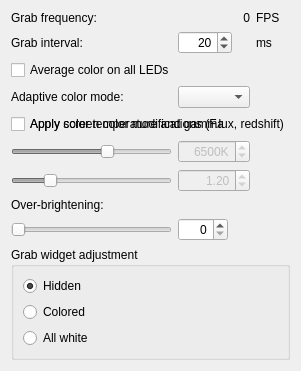
          <widget class="QWidget" name="page">
           <layout class="QVBoxLayout" name="verticalLayout_8">
            <item>
             <layout class="QGridLayout" name="gridLayout" rowstretch="0,0,0,0,0,0,0,0,0">
              <item row="4" column="0" colspan="3">
               <widget class="QCheckBox" name="checkBox_GrabApplyBlueLightReduction">
                <property name="text">
                 <string>Apply screen color modifications (F.lux, redshift)</string>
                </property>
                <property name="tristate">
                 <bool>false</bool>
                </property>
               </widget>
              </item>
              <item row="0" column="2">
               <widget class="QLabel" name="label_GrabFrequency_txt_fps">
                <property name="text">
                 <string>FPS</string>
                </property>
                <property name="alignment">
                 <set>Qt::AlignLeading|Qt::AlignLeft|Qt::AlignVCenter</set>
                </property>
                <property name="textInteractionFlags">
                 <set>Qt::LinksAccessibleByMouse|Qt::TextSelectableByMouse</set>
                </property>
               </widget>
              </item>
              <item row="1" column="1">
               <widget class="QSpinBox" name="spinBox_GrabSlowdown">
                <property name="sizePolicy">
                 <sizepolicy hsizetype="Fixed" vsizetype="Fixed">
                  <horstretch>0</horstretch>
                  <verstretch>0</verstretch>
                 </sizepolicy>
                </property>
                <property name="minimumSize">
                 <size>
                  <width>50</width>
                  <height>0</height>
                 </size>
                </property>
                <property name="alignment">
                 <set>Qt::AlignRight|Qt::AlignTrailing|Qt::AlignVCenter</set>
                </property>
                <property name="minimum">
                 <number>1</number>
                </property>
                <property name="maximum">
                 <number>1000</number>
                </property>
                <property name="value">
                 <number>20</number>
                </property>
               </widget>
              </item>
              <item row="0" column="0">
               <widget class="QLabel" name="label_GrabFrequency_txt">
                <property name="sizePolicy">
                 <sizepolicy hsizetype="Expanding" vsizetype="Maximum">
                  <horstretch>0</horstretch>
                  <verstretch>0</verstretch>
                 </sizepolicy>
                </property>
                <property name="font">
                 <font>
                  <weight>50</weight>
                  <bold>false</bold>
                 </font>
                </property>
                <property name="text">
                 <string>Grab frequency:</string>
                </property>
                <property name="alignment">
                 <set>Qt::AlignLeading|Qt::AlignLeft|Qt::AlignVCenter</set>
                </property>
               </widget>
              </item>
              <item row="8" column="2">
               <widget class="QPushButton" name="pushButton_grabOverBrightenHelp">
                <property name="sizePolicy">
                 <sizepolicy hsizetype="Fixed" vsizetype="Fixed">
                  <horstretch>0</horstretch>
                  <verstretch>0</verstretch>
                 </sizepolicy>
                </property>
                <property name="styleSheet">
                 <string notr="true">margin: 0px;</string>
                </property>
                <property name="text">
                 <string/>
                </property>
                <property name="icon">
                 <iconset resource="../res/LightpackResources.qrc">
                  <normaloff>:/icons/help.png</normaloff>:/icons/help.png</iconset>
                </property>
                <property name="flat">
                 <bool>true</bool>
                </property>
               </widget>
              </item>
              <item row="8" column="0">
               <widget class="QSlider" name="horizontalSlider_GrabOverBrighten">
                <property name="sizePolicy">
                 <sizepolicy hsizetype="Minimum" vsizetype="Fixed">
                  <horstretch>0</horstretch>
                  <verstretch>0</verstretch>
                 </sizepolicy>
                </property>
                <property name="whatsThis">
                 <string>&lt;h4&gt;Over-brightening&lt;/h4&gt; To achieve a higher overall brightness, Prismatik will set the LEDs to maximum even if the grabbed color is not at full brightness.</string>
                </property>
                <property name="maximum">
                 <number>100</number>
                </property>
                <property name="orientation">
                 <enum>Qt::Horizontal</enum>
                </property>
               </widget>
              </item>
              <item row="1" column="0">
               <widget class="QLabel" name="label_SlowdownGrab_txt">
                <property name="sizePolicy">
                 <sizepolicy hsizetype="Expanding" vsizetype="Preferred">
                  <horstretch>0</horstretch>
                  <verstretch>0</verstretch>
                 </sizepolicy>
                </property>
                <property name="font">
                 <font>
                  <weight>50</weight>
                  <bold>false</bold>
                 </font>
                </property>
                <property name="text">
                 <string>Grab interval:</string>
                </property>
                <property name="alignment">
                 <set>Qt::AlignLeading|Qt::AlignLeft|Qt::AlignVCenter</set>
                </property>
                <property name="margin">
                 <number>0</number>
                </property>
               </widget>
              </item>
              <item row="0" column="1">
               <widget class="QLabel" name="label_GrabFrequency_value">
                <property name="text">
                 <string notr="true">0</string>
                </property>
                <property name="alignment">
                 <set>Qt::AlignRight|Qt::AlignTrailing|Qt::AlignVCenter</set>
                </property>
                <property name="margin">
                 <number>3</number>
                </property>
                <property name="textInteractionFlags">
                 <set>Qt::LinksAccessibleByMouse|Qt::TextSelectableByMouse</set>
                </property>
               </widget>
              </item>
              <item row="1" column="2">
               <widget class="QLabel" name="label_SlowdownGrab_txt_ms">
                <property name="text">
                 <string>ms</string>
                </property>
                <property name="alignment">
                 <set>Qt::AlignLeading|Qt::AlignLeft|Qt::AlignVCenter</set>
                </property>
               </widget>
              </item>
              <item row="2" column="0" colspan="3">
               <widget class="QCheckBox" name="checkBox_GrabIsAvgColors">
                <property name="font">
                 <font>
                  <weight>50</weight>
                  <bold>false</bold>
                 </font>
                </property>
                <property name="text">
                 <string>Average color on all LEDs</string>
                </property>
                <property name="checked">
                 <bool>false</bool>
                </property>
               </widget>
              </item>
              <item row="3" column="0">
               <widget class="QLabel" name="label_GrabColorMode">
                <property name="text">
                 <string>Adaptive color mode:</string>
                </property>
               </widget>
              </item>
              <item row="3" column="1">
               <widget class="QComboBox" name="comboBox_GrabColorMode">
                <property name="toolTip">
                 <string>Choose how Prismatik balances brightness peaks, warm scenes and edge separation.</string>
                </property>
               </widget>
              </item>
              <item row="5" column="0">
               <widget class="QSlider" name="horizontalSlider_GrabColorTemperature">
                <property name="enabled">
                 <bool>false</bool>
                </property>
                <property name="minimum">
                 <number>1000</number>
                </property>
                <property name="maximum">
                 <number>10000</number>
                </property>
                <property name="singleStep">
                 <number>100</number>
                </property>
                <property name="pageStep">
                 <number>1000</number>
                </property>
                <property name="value">
                 <number>6500</number>
                </property>
                <property name="orientation">
                 <enum>Qt::Horizontal</enum>
                </property>
                <property name="tickPosition">
                 <enum>QSlider::NoTicks</enum>
                </property>
                <property name="tickInterval">
                 <number>1000</number>
                </property>
               </widget>
              </item>
              <item row="5" column="1">
               <widget class="QSpinBox" name="spinBox_GrabColorTemperature">
                <property name="enabled">
                 <bool>false</bool>
                </property>
                <property name="alignment">
                 <set>Qt::AlignRight|Qt::AlignTrailing|Qt::AlignVCenter</set>
                </property>
                <property name="showGroupSeparator" stdset="0">
                 <bool>false</bool>
                </property>
                <property name="suffix">
                 <string notr="true">K</string>
                </property>
                <property name="minimum">
                 <number>1000</number>
                </property>
                <property name="maximum">
                 <number>10000</number>
                </property>
                <property name="singleStep">
                 <number>100</number>
                </property>
                <property name="value">
                 <number>6500</number>
                </property>
               </widget>
              </item>
              <item row="7" column="0">
               <widget class="QLabel" name="label_11">
                <property name="text">
                 <string>Over-brightening:</string>
                </property>
               </widget>
              </item>
              <item row="8" column="1">
               <widget class="QSpinBox" name="spinBox_GrabOverBrighten">
                <property name="sizePolicy">
                 <sizepolicy hsizetype="Fixed" vsizetype="Fixed">
                  <horstretch>0</horstretch>
                  <verstretch>0</verstretch>
                 </sizepolicy>
                </property>
                <property name="minimumSize">
                 <size>
                  <width>50</width>
                  <height>0</height>
                 </size>
                </property>
                <property name="alignment">
                 <set>Qt::AlignRight|Qt::AlignTrailing|Qt::AlignVCenter</set>
                </property>
                <property name="minimum">
                 <number>0</number>
                </property>
                <property name="maximum">
                 <number>100</number>
                </property>
                <property name="value">
                 <number>0</number>
                </property>
               </widget>
              </item>
              <item row="6" column="0">
               <widget class="QSlider" name="horizontalSlider_GrabGamma">
                <property name="enabled">
                 <bool>false</bool>
                </property>
                <property name="whatsThis">
                 <string>&lt;h4&gt;Color encoding gamma&lt;/h4&gt;

This is the gamma used for encoding the color with the desired &lt;b&gt;color temperature&lt;/b&gt;. Setting to &lt;b&gt;1.0&lt;/b&gt; cancels the effect.
This is the reciprocal of the &lt;b&gt;device gamma&lt;/b&gt; which is the decoding gamma. They cancel each other if set to same value.</string>
                </property>
                <property name="minimum">
                 <number>5</number>
                </property>
                <property name="maximum">
                 <number>1000</number>
                </property>
                <property name="singleStep">
                 <number>10</number>
                </property>
                <property name="pageStep">
                 <number>100</number>
                </property>
                <property name="value">
                 <number>220</number>
                </property>
                <property name="orientation">
                 <enum>Qt::Horizontal</enum>
                </property>
               </widget>
              </item>
              <item row="6" column="1">
               <widget class="QDoubleSpinBox" name="doubleSpinBox_GrabGamma">
                <property name="enabled">
                 <bool>false</bool>
                </property>
                <property name="alignment">
                 <set>Qt::AlignRight|Qt::AlignTrailing|Qt::AlignVCenter</set>
                </property>
                <property name="minimum">
                 <double>0.050000000000000</double>
                </property>
                <property name="maximum">
                 <double>10.000000000000000</double>
                </property>
                <property name="singleStep">
                 <double>0.100000000000000</double>
                </property>
                <property name="value">
                 <double>1.200000000000000</double>
                </property>
               </widget>
              </item>
              <item row="4" column="0" colspan="2">
               <widget class="QCheckBox" name="checkBox_GrabApplyColorTemperature">
                <property name="whatsThis">
                 <string>&lt;h4&gt;Color temperature &amp;amp; gamma&lt;/h4&gt;

Internally emulates the effects of f.lux, redshift, Night Light, Night Shift...</string>
                </property>
                <property name="text">
                 <string>Apply color temperature and gamma</string>
                </property>
               </widget>
              </item>
              <item row="6" column="2">
               <widget class="QPushButton" name="pushButton_grabGammaHelp">
                <property name="sizePolicy">
                 <sizepolicy hsizetype="Fixed" vsizetype="Fixed">
                  <horstretch>0</horstretch>
                  <verstretch>0</verstretch>
                 </sizepolicy>
                </property>
                <property name="styleSheet">
                 <string notr="true">margin: 0px;</string>
                </property>
                <property name="text">
                 <string/>
                </property>
                <property name="icon">
                 <iconset resource="../res/LightpackResources.qrc">
                  <normaloff>:/icons/help.png</normaloff>:/icons/help.png</iconset>
                </property>
                <property name="flat">
                 <bool>true</bool>
                </property>
               </widget>
              </item>
              <item row="4" column="2">
               <widget class="QPushButton" name="pushButton_grabApplyColorTemperatureHelp">
                <property name="sizePolicy">
                 <sizepolicy hsizetype="Fixed" vsizetype="Fixed">
                  <horstretch>0</horstretch>
                  <verstretch>0</verstretch>
                 </sizepolicy>
                </property>
                <property name="styleSheet">
                 <string notr="true">margin:0px;</string>
                </property>
                <property name="text">
                 <string/>
                </property>
                <property name="icon">
                 <iconset resource="../res/LightpackResources.qrc">
                  <normaloff>:/icons/help.png</normaloff>:/icons/help.png</iconset>
                </property>
                <property name="flat">
                 <bool>true</bool>
                </property>
               </widget>
              </item>
             </layout>
            </item>
            <item>
             <widget class="QGroupBox" name="groupBox_2">
              <property name="title">
               <string>Grab widget adjustment</string>
              </property>
              <layout class="QVBoxLayout" name="verticalLayout_16">
               <item>
                <widget class="QRadioButton" name="radioButton_GrabWidgetsDontShow">
                 <property name="text">
                  <string>Hidden</string>
                 </property>
                 <property name="checked">
                  <bool>true</bool>
                 </property>
                </widget>
               </item>
               <item>
                <widget class="QRadioButton" name="radioButton_Colored">
                 <property name="text">
                  <string>Colored</string>
                 </property>
                 <property name="checked">
                  <bool>false</bool>
                 </property>
                </widget>
               </item>
               <item>
                <widget class="QRadioButton" name="radioButton_White">
                 <property name="text">
                  <string>All white</string>
                 </property>
                </widget>
               </item>
              </layout>
             </widget>
            </item>
           </layout>
          </widget>
